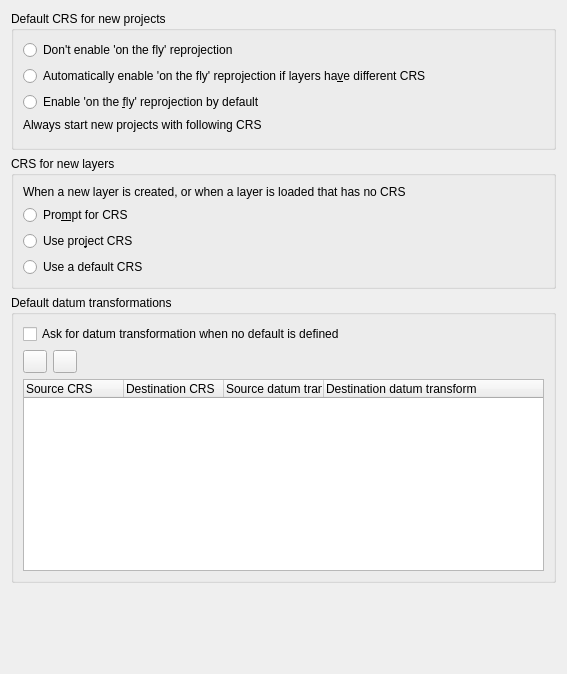
             <widget class="QWidget" name="mOptionsScrollAreaContents_08">
              <property name="geometry">
               <rect>
                <x>0</x>
                <y>0</y>
                <width>567</width>
                <height>674</height>
               </rect>
              </property>
              <layout class="QGridLayout" name="gridLayout_15">
               <item row="5" column="0">
                <spacer name="verticalSpacer">
                 <property name="orientation">
                  <enum>Qt::Vertical</enum>
                 </property>
                 <property name="sizeHint" stdset="0">
                  <size>
                   <width>20</width>
                   <height>40</height>
                  </size>
                 </property>
                </spacer>
               </item>
               <item row="2" column="0">
                <widget class="QgsCollapsibleGroupBox" name="grpProjectionBehaviour">
                 <property name="title">
                  <string>CRS for new layers</string>
                 </property>
                 <layout class="QGridLayout" name="gridLayout_14" columnstretch="0,1">
                  <item row="0" column="0" colspan="2">
                   <widget class="QLabel" name="label_8">
                    <property name="sizePolicy">
                     <sizepolicy hsizetype="Preferred" vsizetype="Maximum">
                      <horstretch>0</horstretch>
                      <verstretch>0</verstretch>
                     </sizepolicy>
                    </property>
                    <property name="text">
                     <string>When a new layer is created, or when a layer is loaded that has no CRS</string>
                    </property>
                    <property name="wordWrap">
                     <bool>true</bool>
                    </property>
                   </widget>
                  </item>
                  <item row="1" column="0">
                   <widget class="QRadioButton" name="radPromptForProjection">
                    <property name="text">
                     <string>Pro&amp;mpt for CRS</string>
                    </property>
                   </widget>
                  </item>
                  <item row="2" column="0">
                   <widget class="QRadioButton" name="radUseProjectProjection">
                    <property name="text">
                     <string>Use pro&amp;ject CRS</string>
                    </property>
                   </widget>
                  </item>
                  <item row="3" column="0">
                   <widget class="QRadioButton" name="radUseGlobalProjection">
                    <property name="text">
                     <string>Use a default CRS</string>
                    </property>
                   </widget>
                  </item>
                  <item row="3" column="1">
                   <widget class="QgsProjectionSelectionWidget" name="leLayerGlobalCrs" native="true">
                    <property name="enabled">
                     <bool>false</bool>
                    </property>
                    <property name="focusPolicy">
                     <enum>Qt::StrongFocus</enum>
                    </property>
                   </widget>
                  </item>
                 </layout>
                </widget>
               </item>
               <item row="1" column="0">
                <widget class="QgsCollapsibleGroupBox" name="grpOtfTransform">
                 <property name="title">
                  <string>Default CRS for new projects</string>
                 </property>
                 <layout class="QGridLayout" name="gridLayout_16" columnstretch="0,1">
                  <item row="0" column="0">
                   <widget class="QRadioButton" name="radOtfNone">
                    <property name="text">
                     <string>Don't enable 'on the fly' reprojection</string>
                    </property>
                   </widget>
                  </item>
                  <item row="0" column="1">
                   <spacer name="horizontalSpacer_43">
                    <property name="orientation">
                     <enum>Qt::Horizontal</enum>
                    </property>
                    <property name="sizeHint" stdset="0">
                     <size>
                      <width>40</width>
                      <height>20</height>
                     </size>
                    </property>
                   </spacer>
                  </item>
                  <item row="1" column="0">
                   <widget class="QRadioButton" name="radOtfAuto">
                    <property name="whatsThis">
                     <string>Automatically enable 'on the fly' reprojection if CRS of a new added layer differ from CRS of layer(s) already present. CRS of present layer(s) will be used.</string>
                    </property>
                    <property name="text">
                     <string>Automatically enable 'on the fly' reprojection if layers ha&amp;ve different CRS</string>
                    </property>
                   </widget>
                  </item>
                  <item row="2" column="0">
                   <widget class="QRadioButton" name="radOtfTransform">
                    <property name="text">
                     <string>Enable 'on the &amp;fly' reprojection by default</string>
                    </property>
                   </widget>
                  </item>
                  <item row="3" column="0">
                   <widget class="QLabel" name="label_16">
                    <property name="text">
                     <string>Always start new projects with following CRS</string>
                    </property>
                   </widget>
                  </item>
                  <item row="4" column="0" colspan="2">
                   <widget class="QgsProjectionSelectionWidget" name="leProjectGlobalCrs" native="true">
                    <property name="focusPolicy">
                     <enum>Qt::StrongFocus</enum>
                    </property>
                   </widget>
                  </item>
                 </layout>
                </widget>
               </item>
               <item row="3" column="0" rowspan="2">
                <widget class="QgsCollapsibleGroupBox" name="mDefaultDatumTransformGroupBox">
                 <property name="title">
                  <string>Default datum transformations</string>
                 </property>
                 <layout class="QGridLayout" name="gridLayout_10">
                  <item row="1" column="0">
                   <layout class="QHBoxLayout" name="horizontalLayout_38">
                    <item>
                     <widget class="QToolButton" name="mAddDefaultTransformButton">
                      <property name="text">
                       <string/>
                      </property>
                      <property name="icon">
                       <iconset resource="../../images/images.qrc">
                        <normaloff>:/images/themes/default/symbologyAdd.svg</normaloff>:/images/themes/default/symbologyAdd.svg</iconset>
                      </property>
                     </widget>
                    </item>
                    <item>
                     <widget class="QToolButton" name="mRemoveDefaultTransformButton">
                      <property name="text">
                       <string/>
                      </property>
                      <property name="icon">
                       <iconset resource="../../images/images.qrc">
                        <normaloff>:/images/themes/default/symbologyRemove.svg</normaloff>:/images/themes/default/symbologyRemove.svg</iconset>
                      </property>
                     </widget>
                    </item>
                    <item>
                     <spacer name="horizontalSpacer_38">
                      <property name="orientation">
                       <enum>Qt::Horizontal</enum>
                      </property>
                      <property name="sizeHint" stdset="0">
                       <size>
                        <width>568</width>
                        <height>20</height>
                       </size>
                      </property>
                     </spacer>
                    </item>
                   </layout>
                  </item>
                  <item row="2" column="0">
                   <widget class="QTreeWidget" name="mDefaultDatumTransformTreeWidget">
                    <column>
                     <property name="text">
                      <string>Source CRS</string>
                     </property>
                    </column>
                    <column>
                     <property name="text">
                      <string>Destination CRS</string>
                     </property>
                    </column>
                    <column>
                     <property name="text">
                      <string>Source datum transform</string>
                     </property>
                    </column>
                    <column>
                     <property name="text">
                      <string>Destination datum transform</string>
                     </property>
                    </column>
                   </widget>
                  </item>
                  <item row="0" column="0">
                   <widget class="QCheckBox" name="chkShowDatumTransformDialog">
                    <property name="text">
                     <string>Ask for datum transformation when no default is defined</string>
                    </property>
                   </widget>
                  </item>
                 </layout>
                </widget>
               </item>
              </layout>
             </widget>
